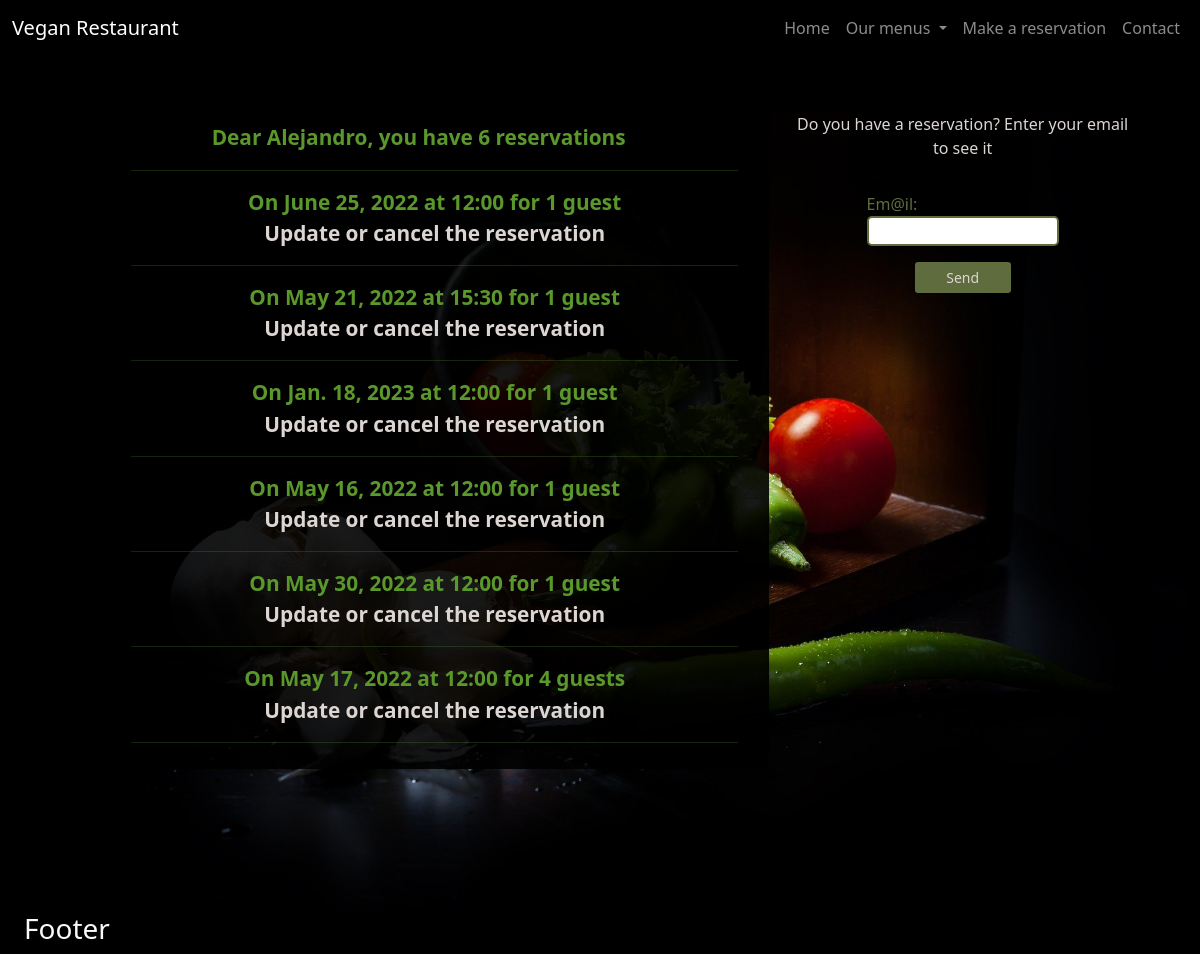
Page /home/ale.rebal@gmail.com/ on the earlier database version.
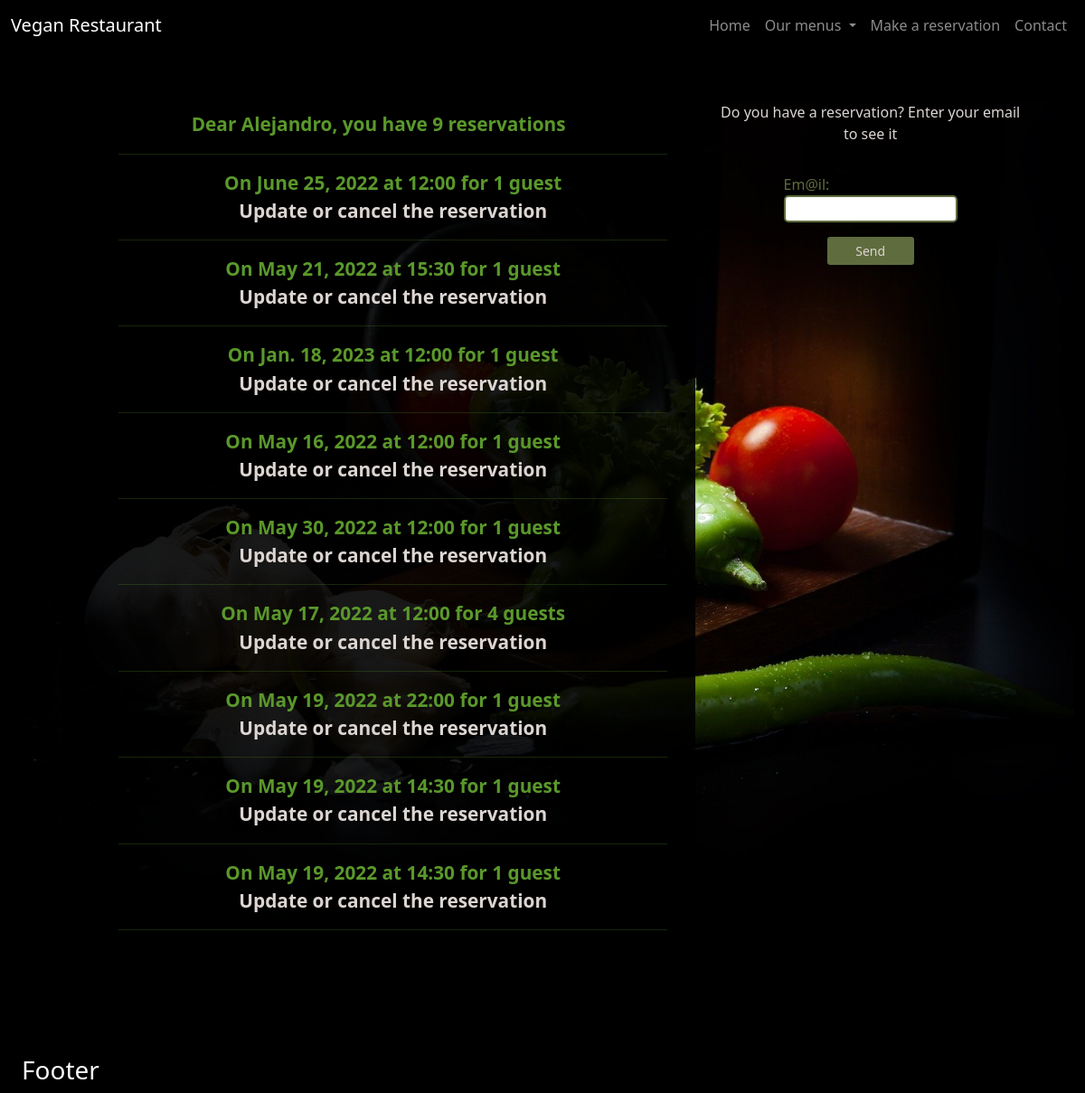
Same page on the later database version.
### management/models.py (models this page shows, shortened)
class Reservation(models.Model):
    guests = models.PositiveIntegerField(default=1,
                                         validators=[MinValueValidator(1),
                                                     MaxValueValidator(10)])
    time_options = lunch + dinner
    date = models.DateField()
    time = models.CharField(max_length=30,
                            choices=time_options,
                            default='12:00')
    name = models.CharField(max_length=30)
    last_name = models.CharField(max_length=30)
    email = models.EmailField()
    phone = models.CharField(max_length=10, blank=True, null=True)

### management/views.py (the view, shortened to what this page needs)
# urls.py: 2. Add a URL to urlpatterns:  path('', views.home, name='home')
def home(request, user_email=None):
    form = EmailInputForm()
    reservations = Reservation.objects.filter(email=user_email)
    if reservations:
        context = {
                    'reservations': reservations,
                    'form': form,
                    'name': reservations[0].name,
                    'qty': len(reservations),
                }
    else:
        context = {
            'form': form,
        }
    return render(request, 'home.html', context)

### management/forms.py
class EmailInputForm(forms.Form):
    email = forms.EmailField(label='Em@il')

### templates/home.html (shortened to what this page needs)
{% extends 'base.html' %}
{% block content %}
<div class="container-fluid home-container">
    <div class="row reservations-content">
        <div class="col-sm-12 col-md-6 col-lg-8 info text-center">
            {% if reservations %}
            <div class="home-reservations content text-center">
                <p >Dear {{ name }}, you have
                    {% if qty > 1 %}
                    {{ qty }} reservations
                    {% else %}
                    {{ qty }} reservation
                    {% endif %}
                </p>
                <ul>
                    <hr>
                    {% for res in reservations %}
                    <li>On {{res.date}} at {{res.time}} for
                        {% if res.guests > 1 %}
                        {{res.guests}} guests
                        {% else %}
                        {{res.guests}} guest
                        {% endif %}
                    </li>
                    <a href="{% url 'edit_reservation' res.pk None %}">Update or cancel the reservation</a>
                    <hr>
                    {% endfor %}
                </ul>
            </div>
            {% endif %}
        </div>
        <div class="col-sm-12 col-md-6 col-lg-4 email-user">
            <p class="text-center">
                Do you have a reservation? Enter your email to see it
            </p>
            <form method="POST" class="form-input">
                {{ form.as_p }}
                <p>
                    <button class="btn btn-sm custom-btn">
                        Send
                    </button>
                </p>
            </form>
        </div>
    </div>
</div>
{% endblock content %}

Differences in the rows shown:
added Reservation: date "May 19, 2022", time "22:00", guests "1"
added Reservation: date "May 19, 2022", time "14:30", guests "1"
added Reservation: date "May 19, 2022", time "14:30", guests "1"
Other differences:
{{ qty }}: "6" → "9"
